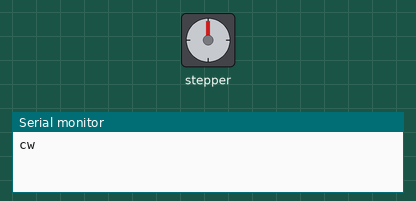
Recording of a sketch running on a simulated Arduino Uno, built with avr-gcc and run on an emulated ATmega328P. Parts: stepper motor, the last lines printed to the serial monitor. Stepper angles assume 2048 steps per turn.

Above: at 0.05 s.
At 2.0 s:
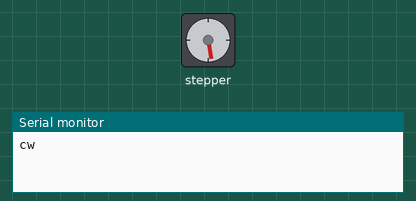
At 4.0 s:
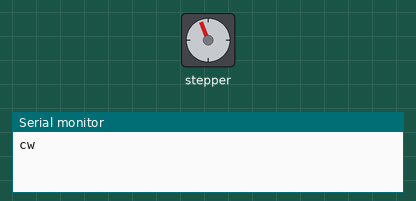
At 8.35 s:
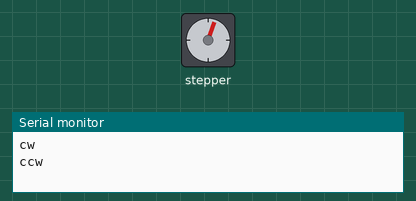
Timing chart, 0 to 11.8 s (numbered marks = the images above):
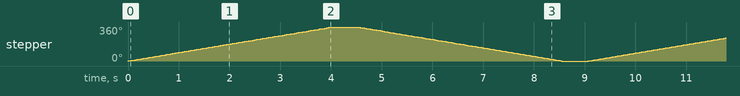

The sketch:

stepper.ino
```cpp
#include <Stepper.h>

//steps per revolution
const int SPR = 32*64;

//IN1, IN3, IN2, IN4
Stepper myStepper(SPR, 8, 11, 9, 10);

void setup() {
  // put your setup code here, to run once:
  myStepper.setSpeed(15);
  Serial.begin(9600);

}

void loop() {
  // put your main code here, to run repeatedly:
  Serial.println("cw");
  myStepper.step(SPR);
  delay(500);

  Serial.println("ccw");
  myStepper.step(-SPR);
  delay(500);
}
```

Measured:
- by itself, stepper: turns 360° clockwise in 4.0 s, then 360° counter-clockwise in 4.0 s, repeating every 9.1 s
